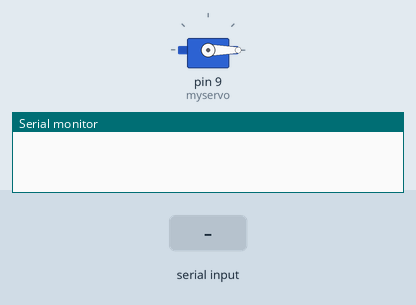
Simulated run of this sketch. Board: Arduino Uno, built with avr-gcc and run on an emulated ATmega328P. On the bench: servo, the last lines printed to the serial monitor. The test bench sets the inputs (shaded band).

Above: at 1.2 s.
1.3 s: "c" received over Serial
At 2.5 s:
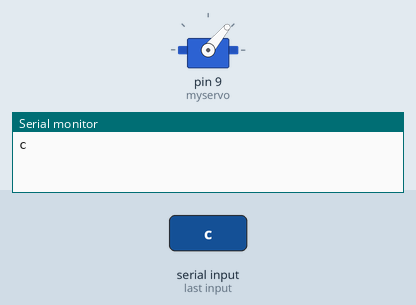
2.8 s: "o" received over Serial
At 3.8 s:
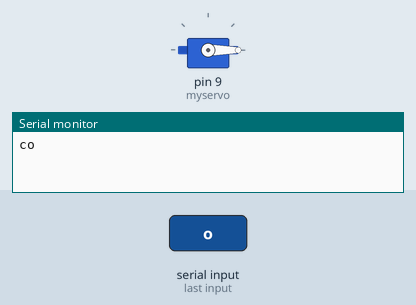
Timing chart, 0 to 5.8 s (numbered marks = the images above; inputs shaded):
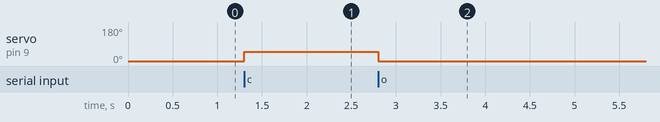

The sketch:

match_visualizations.ino
```cpp
#include <Servo.h>

Servo myservo;

int pos = 0;    // variable to store the servo position

void setup() {
  Serial.begin(115200);
  Serial.setTimeout(2);
  myservo.attach(9);  // attaches the servo on pin 9 to the servo object
  myservo.write(0);
}


void loop() {
  while (Serial.available() > 0)
 {
   //Read the next available byte in the serial receive buffer
   String message = Serial.readString();

   //Print the message (or do other things)
   if (message == "o\n" || message == "o"){
      myservo.write(0);
   }
   if (message == "c\n" || message == "c"){
      myservo.write(50);
   }
   Serial.print(message);
 }
}
```

Measured:
- after the input at 1.3 s, servo on pin 9 (myservo): 0° → 50° at once
- after the input at 2.8 s, servo on pin 9 (myservo): 50° → 0° at once
